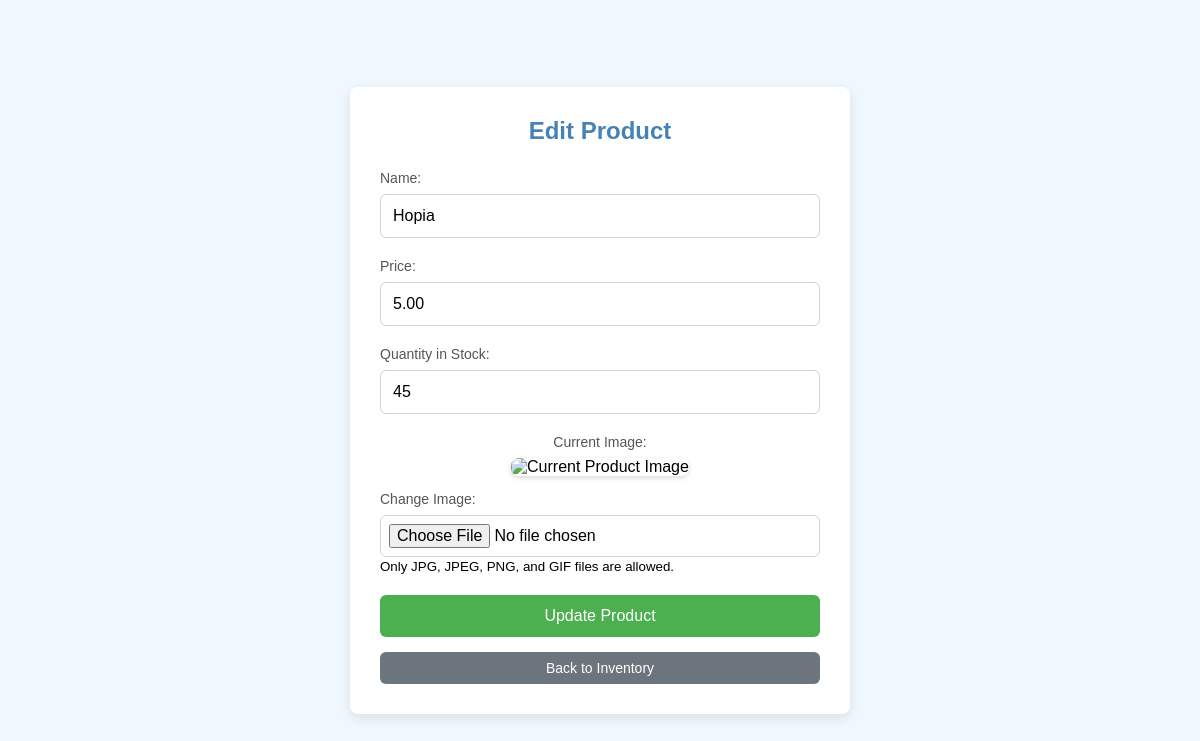
Screenshot of /edit-products.php?id=2 with the database file from the repository.
### tables this page shows
CREATE TABLE `products` (
  `product_id` int(11) NOT NULL,
  `name` varchar(100) DEFAULT NULL,
  `quantity_in_stock` int(11) DEFAULT NULL,
  `price` decimal(10,2) DEFAULT NULL,
  `image_path` varchar(255) DEFAULT NULL
);

### edit-products.php (the view, shortened to what this page needs)
<?php
include('connect.php');
$name = '';
$price = '';
$quantity_in_stock = '';
$current_image = '';
if (isset($_GET['id'])) {
    $product_id = mysqli_escape_string($con, $_GET['id']);
    $sql_products = "SELECT * FROM products WHERE product_id='$product_id'";
    $result_products = $con->query($sql_products);
    if ($result_products && $result_products->num_rows > 0) {
        $row_product = $result_products->fetch_assoc();
        $name = htmlspecialchars($row_product['name'], ENT_QUOTES);
        $price = htmlspecialchars($row_product['price'], ENT_QUOTES);
        $quantity_in_stock = htmlspecialchars($row_product['quantity_in_stock'], ENT_QUOTES);
        $current_image = $row_product['image_path'];
    } else {
        echo "<p class='error-message'>Product not found.</p>";
        exit();
    }
}
?>
<!DOCTYPE html>
<html>
<head>
</head>
<body>
    <div class="edit-container">
        <h2>Edit Product</h2>
        <form method="POST" enctype="multipart/form-data">
            <div class="form-group">
                <label for="name">Name:</label>
                <input type="text" id="name" class="form-control" name="name" placeholder="Enter product name"
                    value="<?php echo $name; ?>" required>
            </div>
            <div class="form-group">
                <label for="price">Price:</label>
                <input type="number" id="price" class="form-control" name="price" placeholder="Enter price"
                    value="<?php echo $price; ?>" step="0.01" required>
            </div>
            <div class="form-group">
                <label for="quantity_in_stock">Quantity in Stock:</label>
                <input type="number" id="quantity_in_stock" class="form-control" name="quantity_in_stock"
                    placeholder="Enter quantity" value="<?php echo $quantity_in_stock; ?>" required>
            </div>
            <?php if ($current_image): ?>
                <div class="form-group image-preview">
                    <label>Current Image:</label>
                    <img src="<?php echo htmlspecialchars($current_image); ?>" alt="Current Product Image" onerror="this.src='uploads/placeholder.png';">
                </div>
            <?php endif; ?>
            <div class="form-group upload-image">
                <label for="image">Change Image:</label>
                <input type="file" class="form-control" name="image" accept="image/jpeg,image/png,image/gif,image/jpg">
                <small class="form-text text-muted">Only JPG, JPEG, PNG, and GIF files are allowed.</small>
            </div>
            <button type="submit" name="update" class="btn-update">Update Product</button>
            <a href="inventory.php" class="back-button" style="display: block; text-align: center; margin-top: 15px;">Back to Inventory</a>
        </form>
    </div>
</body>
</html>

### edit-products.php (style rules this page uses)
* { margin: 0; padding: 0; box-sizing: border-box; font-family: Arial, sans-serif; }
body { display: flex; justify-content: center; align-items: center; min-height: 100vh; background-color: #f0f8ff; }
.edit-container { background-color: #ffffff; border-radius: 8px; box-shadow: 0 4px 12px rgba(0, 0, 0, 0.1); padding: 30px; width: 90%; max-width: 500px; }
.edit-container h2 { color: #4682B4; margin-bottom: 25px; font-size: 24px; text-align: center; }
.form-group { margin-bottom: 20px; }
.form-group label { display: block; margin-bottom: 8px; font-weight: 500; color: #555; font-size: 14px; }
.form-control { width: 100%; padding: 12px; border: 1px solid #ced4da; border-radius: 6px; font-size: 16px; box-sizing: border-box; transition: border-color 0.2s ease-in-out; }
.btn-update { background-color: #4CAF50; color: white; padding: 12px 20px; border: none; border-radius: 6px; cursor: pointer; font-size: 16px; transition: background-color 0.2s ease-in-out; width: 100%; }
.image-preview { text-align: center; margin-bottom: 15px; }
.image-preview img { max-width: 200px; max-height: 200px; border-radius: 8px; box-shadow: 0 2px 5px rgba(0, 0, 0, 0.15); }
.upload-image input[type="file"] { padding: 8px; }
.back-button { background-color: #6c757d; color: white; padding: 8px 15px; border: none; border-radius: 6px; cursor: pointer; font-size: 14px; margin-top: 15px; text-decoration: none; display: inline-block; }

### rows the page displays
products: name "Hopia", price "5.00", quantity_in_stock "45"
